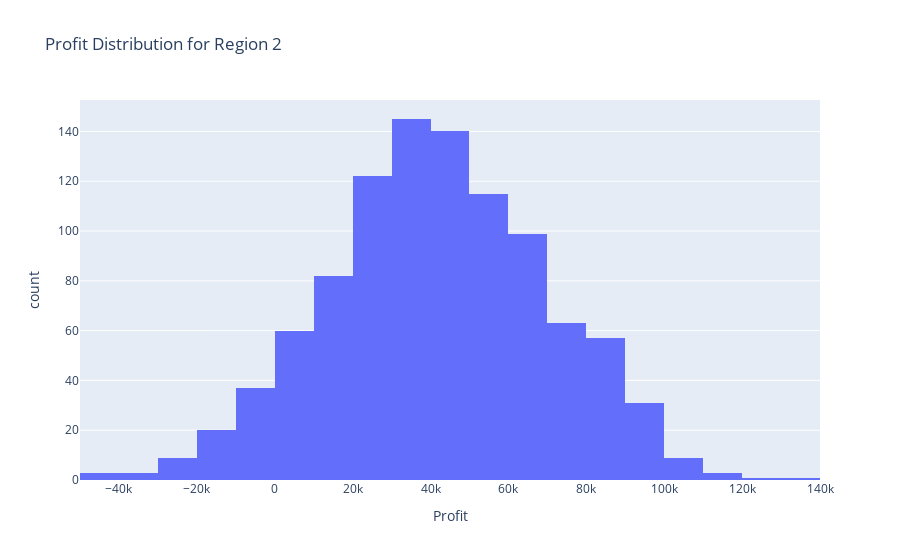

Here is the notebook cell this chart was saved with:
### Code cell
# Convert profit values to a DataFrame
df_profit_2 = pd.DataFrame({'Profit': profit_values})

fig = px.histogram(df_profit_2, x='Profit', title='Profit Distribution for Region 2', nbins=30)
fig.show()

### Figure 1 — Plotly figure (JSON) as saved in the notebook; plotly's stock layout.template omitted (floating-point values rounded to 4 significant figures; data arrays with more than 128 entries replaced by an {"elided": "..."} marker saying what was removed)
{"data": [{"alignmentgroup": "True", "bingroup": "x", "hovertemplate": "Profit=%{x}<br>count=%{y}<extra></extra>", "legendgroup": "", "marker": {"color": "#636efa", "pattern": {"shape": ""}}, "name": "", "nbinsx": 30, "offsetgroup": "", "orientation": "v", "showlegend": false, "type": "histogram", "x": {"elided": "1000 float values"}, "xaxis": "x", "yaxis": "y"}], "layout": {"barmode": "relative", "legend": {"tracegroupgap": 0}, "title": {"text": "Profit Distribution for Region 2"}, "xaxis": {"anchor": "y", "domain": [0, 1], "title": {"text": "Profit"}}, "yaxis": {"anchor": "x", "domain": [0, 1], "title": {"text": "count"}}}}
